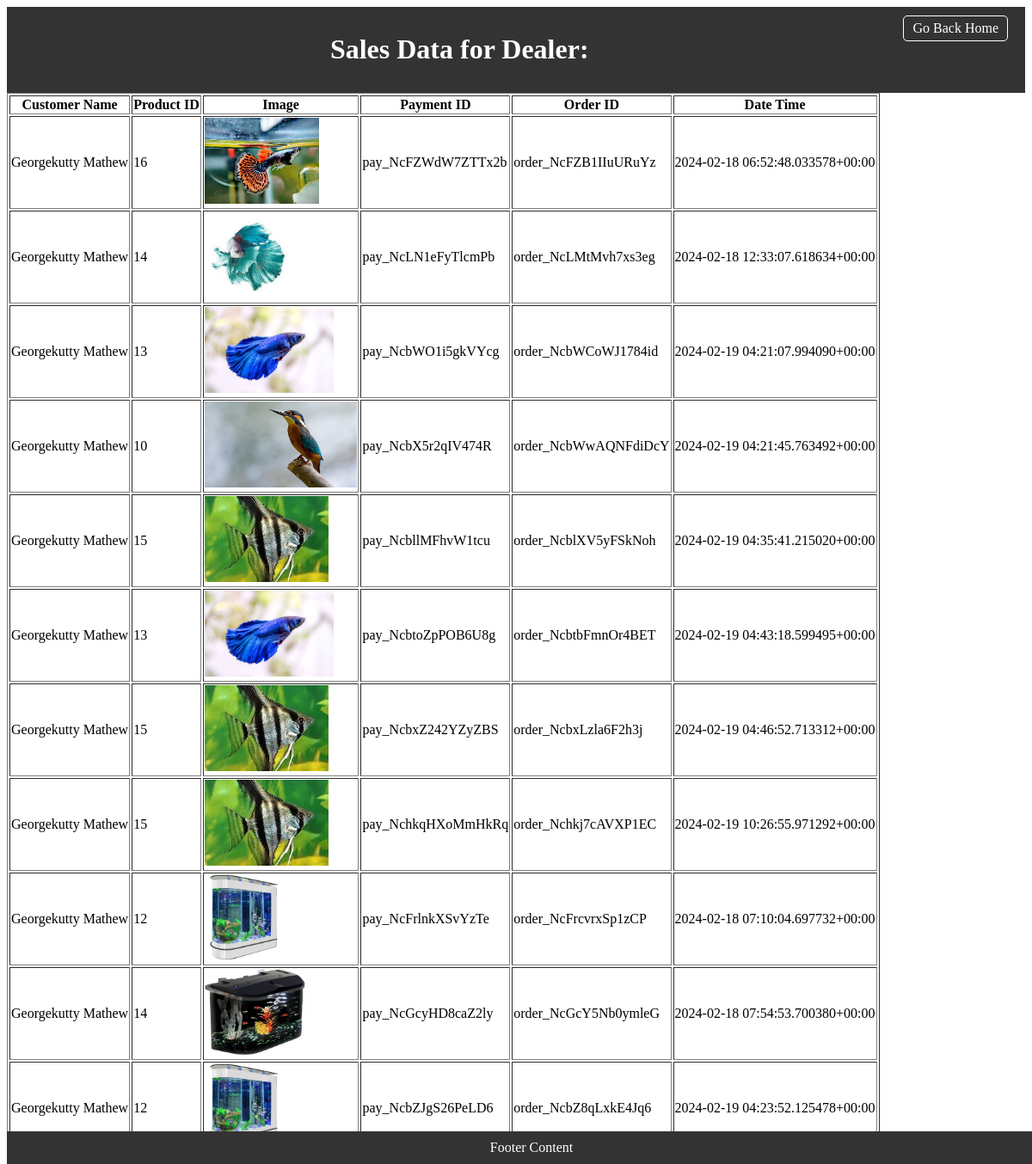
Page /dealer_sales/ on the committed database.
### aapmapp/models.py (models this page shows, shortened)
class Userpayment(models.Model):
    user      =     models.ForeignKey(dealer, on_delete=models.CASCADE,null=True,blank=True)
    cart = models.IntegerField(blank=True, null=True)
    amount = models.IntegerField(default=0)
    datetime = models.TextField(default="empty")
    order_id_data = models.TextField(default="empty")
    payment_id_data = models.TextField(default="empty")
    item = models.ForeignKey(Pet,on_delete=models.CASCADE, null=False)
    status = models.TextField(default="active")

class dealer(AbstractUser):
    email = models.EmailField(unique=True)
    fullname = models.TextField(max_length=100, default="")
    role = models.TextField(max_length=100, default="")

class Pet(models.Model):
    dealer = models.ForeignKey(dealer, on_delete=models.CASCADE)  # Add this line to create the foreign key relationship
    CATEGORY_CHOICES = [
        ('dog', 'Dogs'),
        ('cat', 'Cats'),
        ('fish', 'Fish'),
        ('bird', 'Birds'),
    ]
    category = models.CharField(max_length=4, choices=CATEGORY_CHOICES)
    pet_breed = models.CharField(max_length=100, null=True)
    pet_age = models.CharField(max_length=10 ,null=True)
    pet_description = models.TextField(max_length=30, null=True)
    price = models.DecimalField(max_digits=10, decimal_places=2)
    quantity = models.PositiveIntegerField()
    location = models.CharField(max_length=100)
    image = models.ImageField(upload_to='pet_images/')

class Userpayment_aquarium(models.Model):
    user      =     models.ForeignKey(dealer, on_delete=models.CASCADE,null=True,blank=True)
    cart = models.IntegerField(blank=True, null=True)
    amount = models.IntegerField(default=0)
    datetime = models.TextField(default="empty")
    order_id_data = models.TextField(default="empty")
    payment_id_data = models.TextField(default="empty")
    item = models.ForeignKey(Aquarium,on_delete=models.CASCADE, null=False)

class Aquarium(models.Model):
    dealer = models.ForeignKey(dealer, on_delete=models.CASCADE)  # Add this line to create the foreign key relationship
    name = models.CharField(max_length=100)
    price = models.DecimalField(max_digits=10, decimal_places=2)
    quantity = models.PositiveIntegerField()
    location = models.CharField(max_length=100)
    description = models.TextField(max_length=30, null=True)
    image = models.ImageField(upload_to='aquarium_images/')

### aapmapp/views.py (the view)
# urls.py: path('dealer_sales/', views.dealer_sales, name='dealer_sales'),
def dealer_sales(request, dealer_id=None):
    if dealer_id is not None:
        dealer_obj = dealer.objects.get(id=dealer_id)
        payments_pet = Userpayment.objects.filter(item__dealer=dealer_obj)
        payments_aquarium = Userpayment_aquarium.objects.filter(item__dealer=dealer_obj)
    else:
        payments_pet = Userpayment.objects.all()
        payments_aquarium = Userpayment_aquarium.objects.all()
    context = {
        'dealer': dealer_obj if dealer_id is not None else None,
        'payments': list(payments_pet) + list(payments_aquarium)
    }
    return render(request, 'dealer_sales.html', context)

### aapmapp/templates/dealer_sales.html (shortened to what this page needs)
<!DOCTYPE html>
<html lang="en">
<head>
</head>
<body>
    <header>
        <a href="{% url 'dealer_account' %}" class="go-back-home">Go Back Home</a>
        <h1>Sales Data for Dealer: {{ dealer.fullname }}</h1>
    </header>
    <main>
        <table border="1">
            <thead>
                <tr>
                    <th>Customer Name</th>
                    <th>Product ID</th>
                    <th>Image</th>
                    <th>Payment ID</th>
                    <th>Order ID</th>
                    <th>Date Time</th>
                </tr>
            </thead>
            <tbody>
                {% for payment in payments %}
                <tr>
                    <td>{{ payment.user.fullname }}</td>
                    <td>{{ payment.item.id }}</td>
                    <td><img src="{{ payment.item.image.url }}" alt="{{ payment.item.name }}" height="100"></td>
                    <td>{{ payment.payment_id_data }}</td>
                    <td>{{ payment.order_id_data }}</td>
                    <td>{{ payment.datetime }}</td>
                </tr>
                {% endfor %}
            </tbody>
        </table>
    </main>
    <footer>
        Footer Content
    </footer>
</body>
</html>

### aapmapp/templates/dealer_sales.html (style rules this page uses)
header { background-color: #333; color: #fff; padding: 10px; text-align: center; }
.go-back-home { float: right; margin-right: 10px; color: #fff; text-decoration: none; padding: 5px 10px; border: 1px solid #fff; border-radius: 5px; }
footer { background-color: #333; color: #fff; padding: 10px; text-align: center; position: fixed; bottom: 0; width: 100%; }

### rows in the picture
Userpayment: user.fullname "Georgekutty Mathew", item.id "16", item.image (picture), payment_id_data "pay_NcFZWdW7ZTTx2b", order_id_data "order_NcFZB1IIuURuYz", datetime "2024-02-18 06:52:48.033578+00:00"
Userpayment: user.fullname "Georgekutty Mathew", item.id "14", item.image (picture), payment_id_data "pay_NcLN1eFyTlcmPb", order_id_data "order_NcLMtMvh7xs3eg", datetime "2024-02-18 12:33:07.618634+00:00"
Userpayment: user.fullname "Georgekutty Mathew", item.id "13", item.image (picture), payment_id_data "pay_NcbWO1i5gkVYcg", order_id_data "order_NcbWCoWJ1784id", datetime "2024-02-19 04:21:07.994090+00:00"
Userpayment: user.fullname "Georgekutty Mathew", item.id "10", item.image (picture), payment_id_data "pay_NcbX5r2qIV474R", order_id_data "order_NcbWwAQNFdiDcY", datetime "2024-02-19 04:21:45.763492+00:00"
Userpayment: user.fullname "Georgekutty Mathew", item.id "15", item.image (picture), payment_id_data "pay_NcbllMFhvW1tcu", order_id_data "order_NcblXV5yFSkNoh", datetime "2024-02-19 04:35:41.215020+00:00"
Userpayment: user.fullname "Georgekutty Mathew", item.id "13", item.image (picture), payment_id_data "pay_NcbtoZpPOB6U8g", order_id_data "order_NcbtbFmnOr4BET", datetime "2024-02-19 04:43:18.599495+00:00"
Userpayment: user.fullname "Georgekutty Mathew", item.id "15", item.image (picture), payment_id_data "pay_NcbxZ242YZyZBS", order_id_data "order_NcbxLzla6F2h3j", datetime "2024-02-19 04:46:52.713312+00:00"
Userpayment: user.fullname "Georgekutty Mathew", item.id "15", item.image (picture), payment_id_data "pay_NchkqHXoMmHkRq", order_id_data "order_Nchkj7cAVXP1EC", datetime "2024-02-19 10:26:55.971292+00:00"
Userpayment_aquarium: user.fullname "Georgekutty Mathew", item.id "12", item.image (picture), payment_id_data "pay_NcFrlnkXSvYzTe", order_id_data "order_NcFrcvrxSp1zCP", datetime "2024-02-18 07:10:04.697732+00:00"
Userpayment_aquarium: user.fullname "Georgekutty Mathew", item.id "14", item.image (picture), payment_id_data "pay_NcGcyHD8caZ2ly", order_id_data "order_NcGcY5Nb0ymleG", datetime "2024-02-18 07:54:53.700380+00:00"
Userpayment_aquarium: user.fullname "Georgekutty Mathew", item.id "12", item.image (picture), payment_id_data "pay_NcbZJgS26PeLD6", order_id_data "order_NcbZ8qLxkE4Jq6", datetime "2024-02-19 04:23:52.125478+00:00"
